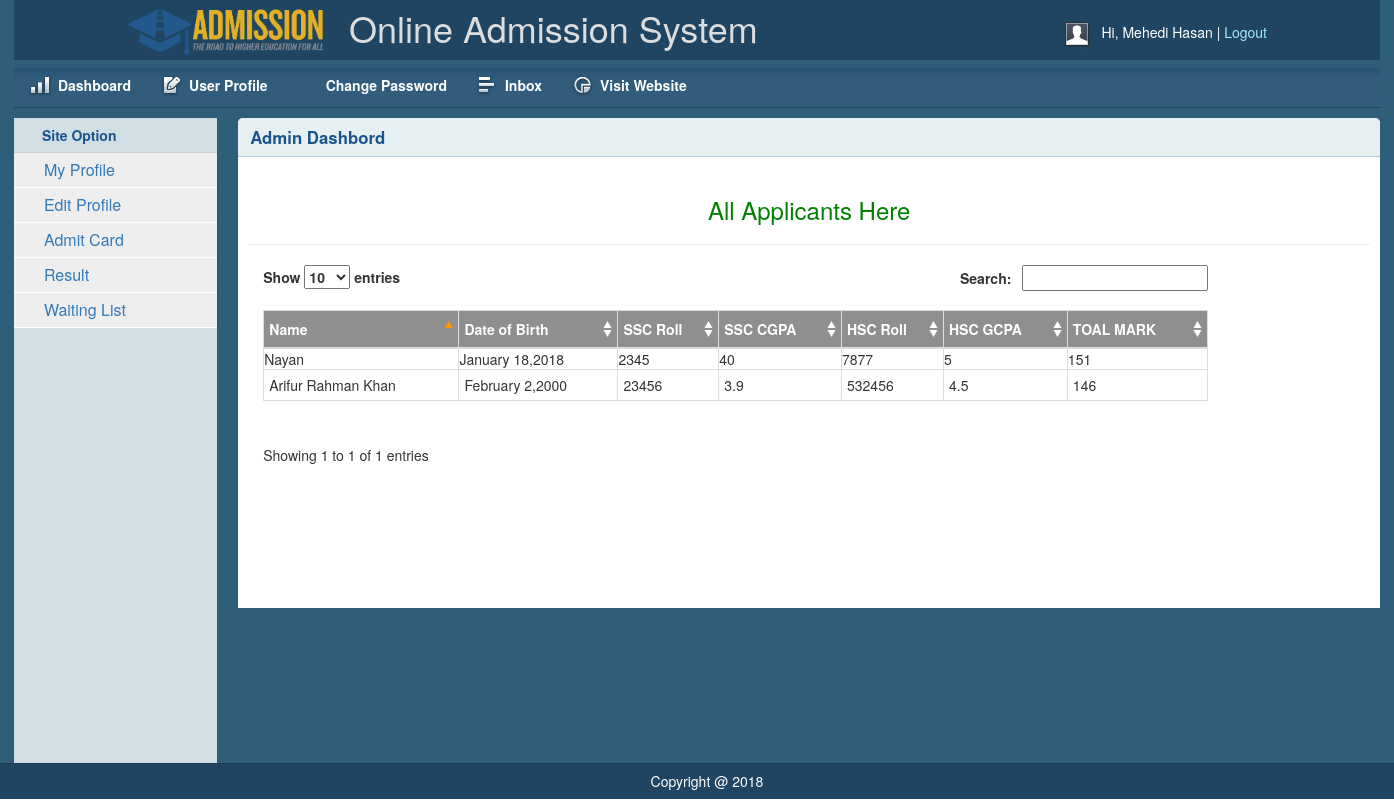
Screenshot of /dashboard/result.php (signed in) with the database file from the repository.
### tables this page shows
CREATE TABLE `user` (
  `user_id` int(11) NOT NULL,
  `username` varchar(100) NOT NULL,
  `email` varchar(200) NOT NULL,
  `password` varchar(200) NOT NULL,
  `role` varchar(50) NOT NULL
);

CREATE TABLE `application1` (
  `reg_id` int(11) NOT NULL,
  `user_id` int(11) NOT NULL,
  `name` varchar(150) NOT NULL,
  `father_name` varchar(150) NOT NULL,
  `mother_name` varchar(100) NOT NULL,
  `mobile_number` varchar(20) NOT NULL,
  `date_of_birth` datetime NOT NULL,
  `app_date` timestamp NOT NULL DEFAULT CURRENT_TIMESTAMP,
  `gender` varchar(55) NOT NULL,
  `nationality` varchar(55) NOT NULL,
  `maritalstatus` varchar(55) NOT NULL,
  `first_choice` varchar(50) NOT NULL,
  `second_choice` varchar(50) NOT NULL,
  `third_choice` varchar(50) NOT NULL,
  `mark` int(11) NOT NULL
);

CREATE TABLE `ssc` (
  `ssc_id` int(11) NOT NULL,
  `user_id` int(11) NOT NULL,
  `ssc_degree_name` varchar(200) NOT NULL,
  `ssc_roll` int(11) NOT NULL,
  `ssc_cgpa` varchar(20) NOT NULL,
  `ssc_subject` varchar(150) NOT NULL,
  `ssc_passing_year` year(4) NOT NULL,
  `ssc_board` varchar(200) NOT NULL,
  `ssc_institute` varchar(255) NOT NULL
);

CREATE TABLE `hsc` (
  `hsc_id` int(11) NOT NULL,
  `user_id` int(11) NOT NULL,
  `hsc_degree_name` varchar(200) NOT NULL,
  `hsc_roll` int(11) NOT NULL,
  `hsc_subject` varchar(200) NOT NULL,
  `hsc_passing_year` year(4) NOT NULL,
  `hsc_cgpa` float NOT NULL,
  `hsc_board` varchar(255) NOT NULL,
  `hsc_institute` text NOT NULL
);

### lib/Session.php (called while the page is built, shortened)
<?php
class Session
{
	public static function get($key){
		if (isset($_SESSION[$key])) {
			return $_SESSION[$key];
		}else {
			return false;
		}
	}
}
?>

### lib/Database.php (called while the page is built, shortened)
<?php
Class Database{
	public $host   = DB_HOST;
	public $user   = DB_USER;
	public $pass   = DB_PASS;
	public $dbname = DB_NAME;
	public $link;
	private function connectDB(){
	$this->link = new mysqli($this->host, $this->user, $this->pass, $this->dbname);
 }
	public function select($query){
		$result = $this->link->query($query) or die($this->link->error.__LINE__);
		if($result->num_rows > 0){
			return $result;
		} else {
			return false;
		}
	}
}

### lib/format.php (called while the page is built, shortened)
<?php
class Format
{
	public function formatdate($date){
		return date('F j,Y',strtotime($date));
	}
}
?>

### dashboard/result.php (the view, shortened to what this page needs)
<?php include "inc/header.php" ;?>
        <div class="grid_10">
            <div class="box round first grid">
                <h2>Admin Dashbord</h2>
                <div class="block">
                <h3 class="text-center" style="color:green;"> All Applicants Here</h3>
                <hr>
                   <div class="container">
                       <div class="row">
                        <div class="col-md-10">
                        <table id="example" class="table-bordered" cellspacing="0" width="100%">
                    <thead>
                        <tr>
                            <th>Name</th>
                            <th>Date of Birth</th>
                            <th>SSC Roll</th>
                            <th>SSC CGPA </th>
                            <th>HSC Roll</th>
                            <th>HSC GCPA</th>
                            <th>TOAL MARK</th>
                        </tr>
                    </thead>
                    <?php
                        $query="SELECT application1.name,application1.mark, application1.date_of_birth,ssc.ssc_roll,ssc.ssc_cgpa,hsc.hsc_roll,hsc.hsc_cgpa FROM application1, ssc, hsc WHERE application1.user_id= ssc.user_id AND application1.user_id=hsc.user_id limit 29";
                        $result= $db->select($query);
                       while ($row=$result->fetch_assoc()) {
                       			$mark=$row['mark'];
                                $ssc_cgpa=$row['ssc_cgpa'];
                                if($ssc_cgpa==5){
                                	$sscmark=40*.80;
                                }elseif($ssc_cgpa>=4 ||	$ssc_cgpa<=5){
                                	$sscmark=40*.70;
                                }
                                elseif($ssc_cgpa>=3.5||	$ssc_cgpa<=4){
                                	$sscmark=40*.60;
                                }
                                elseif($ssc_cgpa>=3|| $ssc_cgpa<=3.5){
                                	$sscmark=40*.50;
                                }
                                elseif($ssc_cgpa>=3||$ssc_cgpa<=3.5){
                                	$sscmark=40*.40;
                                }
                                else  {
                                	$sscmark=0;
                                }
                                $totalmark=$sscmark+$sscmark+$mark;
                        ?>
                        <tbody>
                        <tr>
                            <td style="text-transform:capitalize;"><?php echo $row['name'];?></td>
                            <td><?php echo $fm->formatdate($row['date_of_birth']);?></td>
                            <td><?php echo $row['ssc_roll'];?></td>
                            <td><?php echo $row['ssc_cgpa'];?></td>
                            <td><?php echo $row['hsc_roll']; ?></td>
                            <td><?php echo $row['hsc_cgpa']; ?></td>
                            <td><?php echo $totalmark; ?></td>
                        </tr>
                        </tbody>
                        <?php } ?>
                    </table>
                    </div>
                       </div>
                   </div>
                </div>
            </div>
        </div>
    </div>
   <?php include "inc/footer.php";?>

### dashboard/inc/header.php (shortened to what this page needs)
<?php
include "../lib/Session.php";
include "../lib/Database.php";
include "../lib/format.php";
$db = new Database();
$fm = new Format();
?>
<!DOCTYPE html>
<html>
<head>
    <link rel="stylesheet" type="text/css" href="css/reset.css" media="screen" />
    <link rel="stylesheet" type="text/css" href="css/text.css" media="screen" />
    <link rel="stylesheet" type="text/css" href="css/grid.css" media="screen" />
    <link rel="stylesheet" type="text/css" href="css/layout.css" media="screen" />
    <link rel="stylesheet" type="text/css" href="css/nav.css" media="screen" />
    <link href="css/table/demo_page.css" rel="stylesheet" type="text/css" />
    <link rel="stylesheet" type="text/css" href="css/bootstrap.min.css" />
    <link rel="stylesheet" type="text/css" href="css/jquery.dataTables.min.css">
    <link rel="stylesheet" type="text/css" href="css/font-awesome.min.css">
</head>
<body>
    <div class="container_12">
        <div class="grid_12 header-repeat">
            <div id="branding">
                <div class="container">
                <div class="floatleft logo">
                    <img src="img/logo.png" alt="OnlineAdmission" />
				</div>
				<div class="floatleft middle">
					<h1>Online Admission System</h1>
				</div>
                <div class="floatright">
                    <div class="floatleft">
                        <img src="img/img-profile.jpg" alt="Profile Pic" /></div>
                    <div class="floatleft marginleft10">
                        <ul class="inline-ul floatleft">
                            <li>Hi, <?php echo Session::get('username');?></li>
                            <li><a href="?action=logout">Logout</a></li>
                        </ul>
                    </div>
                </div>
                </div>
            </div>
        </div>
        <div class="grid_12">
            <ul class="nav main">
                <li class="ic-dashboard"><a href="#"><span>Dashboard</span></a> </li>
                <li class="ic-form-style"><a href="#"><span>User Profile</span></a></li>
				<li class="ic-typography"><a href=""><span>Change Password</span></a></li>
				<li class="ic-grid-tables"><a href=""><span>Inbox</span></a></li>
                <li class="ic-charts"><a href=""><span>Visit Website</span></a></li>
            </ul>
        </div>
           <div class="grid_2">
            <div class="box sidemenu">
                <div class="block" id="section-menu">
                    <ul class="section menu">
                        <li><a class="menuitem">Site Option</a>
                            <?php $userID=Session::get('userId');
                           ?>
                           <?php
                            $query = "select * from user where user_id='$userID' AND role='student'";
                            $result= $db->select($query);
                            if (is_array($result) || is_object($result)) {
                            foreach ($result as $data) {
                               $is_student=$data['role'];
                            if($is_student=='student'){?>
                                 <ul class="submenu">
                                <li><a href="showprofile.php">My Profile</a></li>
                                <li><a href="editprofile.php">Edit Profile</a></li>
                                <li><a href="admitcard.php">Admit Card</a></li>
                                <li><a href="studentresult.php">Result</a></li>
                                <li><a href="waiting.php">Waiting List</a></li>
                            </ul>
                            <?php } } } ?>
                        </li>
                    </ul>
                </div>
            </div>
        </div>

### dashboard/css/grid.css (style rules this page uses)
.container_12 { max-height: 1514!important; width: 100%; }
.grid_1, .grid_2, .grid_3, .grid_4, .grid_5, .grid_6, .grid_7, .grid_8, .grid_9, .grid_10, .grid_11, .grid_12, .grid_13, .grid_14, .grid_15, .grid_16 { display: inline; float: left; margin-left: 1%; margin-right: 1%; }
.container_12 .grid_12, .container_16 .grid_16 { width: 98%; }
.container_12 .grid_2 { width: 14.666%; }
.container_12 .grid_10 { width: 81.333%; }

### dashboard/css/layout.css (style rules this page uses)
body { background: #fff none repeat scroll 0 0; color: #444; font-size: 14px; padding: 0; }
.floatleft { float:left; }
.logo img { margin-top: -15px; width: 200px; }
.middle { margin-left: 22px; margin-top: -14px; }
.middle h1 { color:#ddd;margin:0 }
.floatright { float:right; }
.inline-ul li { display:inline; color:#fff; }
.marginleft10 { margin-left:10px; }
a { color: #000; font-weight:bold; text-decoration: none; }
.container_12, .container_16 { background:#2E5E79; }
h1, h2, h3, h4, h5, h6 { line-height:1.2em; margin-bottom:.3em; }
h2 { margin-top:1em; }
#branding { font-weight: normal; margin-bottom: 0; padding: 22px 10px 3px; text-align: left; }
.header-repeat { background:url(../img/header-repeat.jpg) repeat-x; }
#branding a { color:#A1EAFF; font-weight:normal; }
#branding a:before { content:" | "; color:#fff; }
#branding ul, #branding ul li { margin:0px; padding:0px; }
#branding li { padding:0px 0px 0px 0px !important; }
.box { background:#fff; margin-bottom:20px; padding:10px 10px 10px 10px; margin-left:-8px; }
.box.grid { padding-bottom:40px; }
.box.round { -moz-border-radius: 5px 5px 0px 0px; -webkit-border-radius: 5px 5px 0px 0px; border-radius: 5px 5px 0px 0px; }
.box h2 { font-size:1.2em; font-weight:bold; color:#1B548D; background:#E6F0F3; margin:-10px -10px 0 -10px; padding:10px 12px; border-bottom:1px solid #B3CBD6; -moz-border-radius: 5px 5px 0px 0px; -webkit-border-radius: 5px 5px 0px 0px; border-radius: 5px 5px 0px 0px; }
.box.first { min-height: 406px; }
.block { padding-top:20px; }
.box.sidemenu { background-color:#D1DEE4; border-right:1px solid #3A5665; padding:0px; margin:0px; cursor:pointer; }
.box.sidemenu .block { padding-top:0px; margin-top:0px; }
ul, ol { padding-top:0; }
ul.menu { list-style:none; border-top:1px solid #bbb; }
ul.menu li { margin:0; }
ul.menu li a { display:block; padding:4px 10px; border-bottom:1px solid #ccc; }
ul.menu ul { list-style:none; margin:0; }
ul.menu ul li a { padding-left:30px; }
ul.section { border-top:0; margin-bottom:0; }
ul.section li a { background:url(../img/sidemenu-repeat.jpg) repeat-x; line-height:26px; padding-left:28px; }
ul.section li li a { background:#ddd; border-bottom:1px solid #eee; }
ul.section ul li { text-transform:none; }
ul.section ul.current li a { background: #eee none repeat scroll 0 0; border-bottom: 1px solid #fff; font-size: 16px; font-weight: normal; }
ul.section li a.current { color:#1B548D; background:url(../img/sidemenu-repeat-hover.jpg) repeat-x; }
.block { padding-bottom:1px; }
.sorting_asc { background: #8f8f8f url(../img/table/sort_asc.png) no-repeat center right; padding:8px 5px; text-align:left; color:#fff; }
.sorting { background:#8f8f8f url(../img/table/sort_both.png) no-repeat center right; padding:8px 5px; text-align:left; color:#fff; }
tr.odd { height: 30px; line-height: 30px; border-bottom:1px solid #e6e6e6; }
tr.odd td, tr.even td { padding-left:5px; }

### rows the page displays
user: role "My Profile"
application1: name "Arifur Rahman Khan", date_of_birth "February 2,2000", ssc.ssc_roll "23456", ssc.ssc_cgpa "3.9", hsc.hsc_roll "532456", hsc.hsc_cgpa "4.5", mark "146"
application1: name "Nayan", date_of_birth "January 18,2018", ssc.ssc_roll "2345", ssc.ssc_cgpa "40", hsc.hsc_roll "7877", hsc.hsc_cgpa "5", mark "151"

### other values shown
Session::get('username') "Mehedi Hasan"
